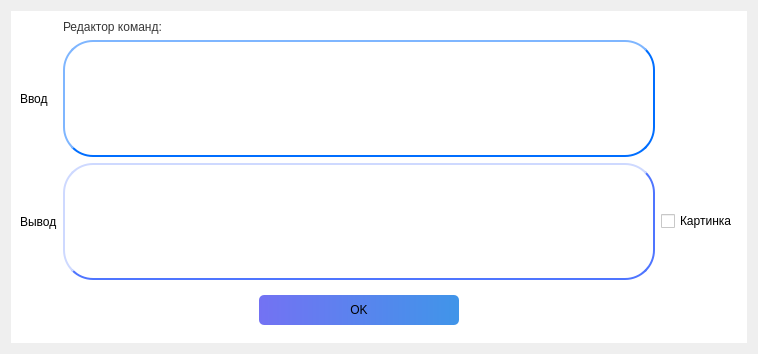
<?xml version="1.0" encoding="UTF-8"?>
<ui version="4.0">
 <class>Form</class>
 <widget class="QWidget" name="Form">
  <property name="geometry">
   <rect>
    <x>0</x>
    <y>0</y>
    <width>758</width>
    <height>354</height>
   </rect>
  </property>
  <property name="windowTitle">
   <string>Form</string>
  </property>
  <layout class="QVBoxLayout" name="verticalLayout">
   <item>
    <widget class="QWidget" name="widget" native="true">
     <property name="styleSheet">
      <string notr="true">background-color: rgb(255, 255, 255);</string>
     </property>
     <layout class="QGridLayout" name="gridLayout">
      <item row="1" column="1">
       <widget class="QLineEdit" name="lineEditInput">
        <property name="sizePolicy">
         <sizepolicy hsizetype="Expanding" vsizetype="Expanding">
          <horstretch>0</horstretch>
          <verstretch>0</verstretch>
         </sizepolicy>
        </property>
        <property name="styleSheet">
         <string notr="true">QLineEdit{
	border-radius: 30px;
    border-style: outset;
    border-width: 2px;
    border-color:rgb(0, 110, 255);
}
</string>
        </property>
        <property name="text">
         <string/>
        </property>
       </widget>
      </item>
      <item row="3" column="0">
       <widget class="QLabel" name="label_2">
        <property name="text">
         <string>Вывод</string>
        </property>
       </widget>
      </item>
      <item row="3" column="2">
       <widget class="QCheckBox" name="checkBox_output_image">
        <property name="text">
         <string>Картинка</string>
        </property>
       </widget>
      </item>
      <item row="3" column="1">
       <widget class="QLineEdit" name="lineEditOutput">
        <property name="sizePolicy">
         <sizepolicy hsizetype="Expanding" vsizetype="Expanding">
          <horstretch>0</horstretch>
          <verstretch>0</verstretch>
         </sizepolicy>
        </property>
        <property name="styleSheet">
         <string notr="true">QLineEdit{
	border-radius: 30px;
    border-style: outset;
    border-width: 2px;
    border-color: rgb(79, 117, 255);
}
</string>
        </property>
       </widget>
      </item>
      <item row="0" column="1">
       <widget class="QLabel" name="label_3">
        <property name="styleSheet">
         <string notr="true">font: 63 25pt &quot;Oceanwide QLt&quot;;
color:rgb(54, 54, 54);
</string>
        </property>
        <property name="text">
         <string>Редактор команд:</string>
        </property>
       </widget>
      </item>
      <item row="1" column="0">
       <widget class="QLabel" name="label">
        <property name="text">
         <string>Ввод</string>
        </property>
       </widget>
      </item>
      <item row="4" column="1">
       <widget class="QWidget" name="widget_2" native="true">
        <property name="sizePolicy">
         <sizepolicy hsizetype="Preferred" vsizetype="Minimum">
          <horstretch>0</horstretch>
          <verstretch>0</verstretch>
         </sizepolicy>
        </property>
        <layout class="QHBoxLayout" name="horizontalLayout">
         <item>
          <widget class="QPushButton" name="ok_button">
           <property name="sizePolicy">
            <sizepolicy hsizetype="Fixed" vsizetype="Maximum">
             <horstretch>0</horstretch>
             <verstretch>0</verstretch>
            </sizepolicy>
           </property>
           <property name="minimumSize">
            <size>
             <width>200</width>
             <height>0</height>
            </size>
           </property>
           <property name="styleSheet">
            <string notr="true">QPushButton{
	border-radius: 5px;
	height: 30px;
	background-color:qlineargradient(spread:pad, x1:0, y1:0, x2:1, y2:0, stop:0 rgba(115, 114, 243, 255), stop:1 rgba(64, 149, 233, 255));
}</string>
           </property>
           <property name="text">
            <string>OK</string>
           </property>
          </widget>
         </item>
        </layout>
       </widget>
      </item>
     </layout>
    </widget>
   </item>
  </layout>
 </widget>
 <resources/>
 <connections/>
</ui>
